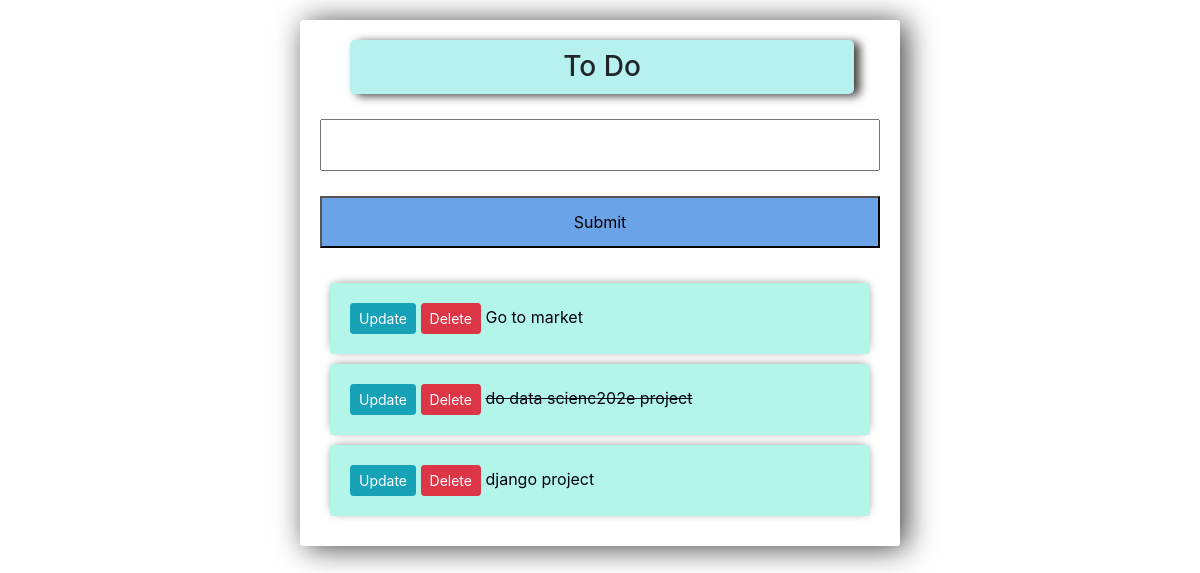
Before: / with the older database file.
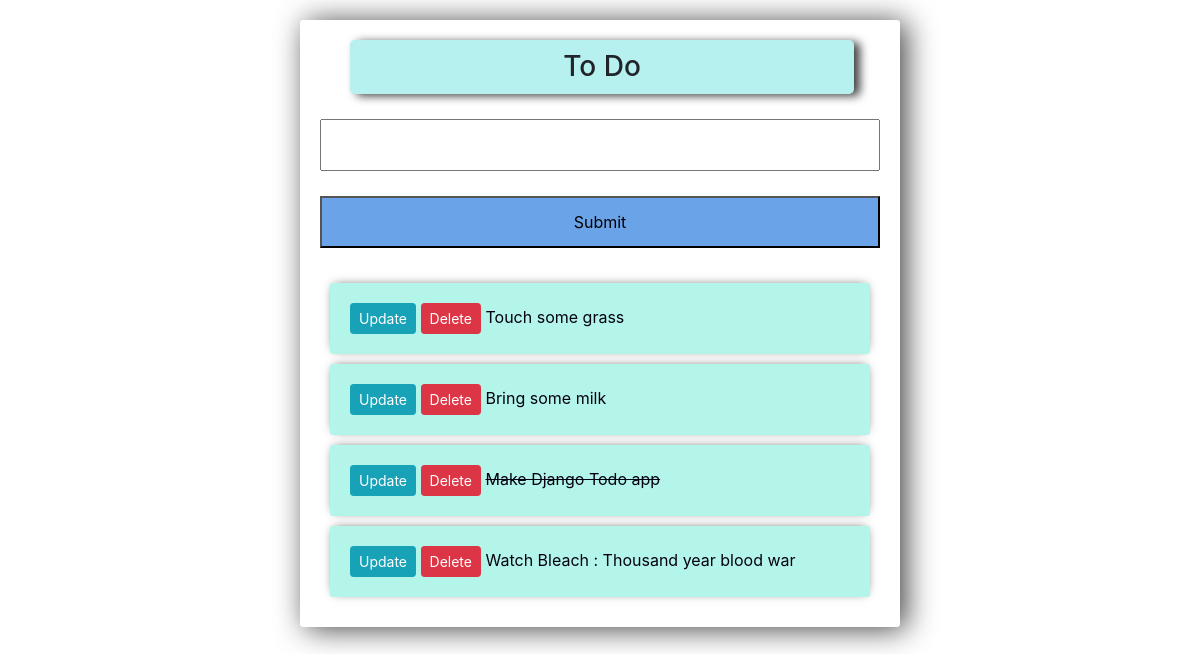
After: the same page with the newer database file.
### tasks/models.py (models this page shows)
class Task(models.Model):
    title = models.CharField(max_length=200)
    complete = models.BooleanField(default=False)
    created = models.DateTimeField(auto_now_add=True)
    def __str__(self):
        return self.title

### tasks/views.py (the view)
# urls.py: path('', views.index, name='list'),
def index(request):
    tasks = Task.objects.all()
    form = TaskForm()
    if request.method == 'POST':
        form = TaskForm(request.POST)
        if form.is_valid():
            form.save()
            return redirect('/')
    context = {'tasks': tasks, 'form': form}
    return render(request, 'tasks/list.html', context)

### tasks/forms.py
class TaskForm(forms.ModelForm):
    class Meta:
        model = Task
        fields = '__all__'

### tasks/templates/tasks/list.html (shortened to what this page needs)
<!DOCTYPE html>
{% load static %}
<html lang="en">
<head>
    <link rel="stylesheet" href="{% static 'tasks/css/style.css' %}">
    <link rel="stylesheet" href="https://stackpath.bootstrapcdn.com/bootstrap/4.3.1/css/bootstrap.min.css">
</head>
<body>
<div class="center-column">
    <h3 class="header"> To Do</h3>
    <form method='post' action="/" class="form_det">
                {{ form.title }}
        <input type="submit" name="Create Task" class =submit>
    </form>
    {% for task in tasks %}
    <div class="item-row">
        <a class="btn btn-sm btn-info" href="{% url 'update_task' task.id %}">Update</a>
        <a class="btn btn-sm btn-danger" href="{% url 'delete' task.id %}">Delete</a>
        {% if task.complete == True %}
        <strike>{{ task }}</strike>
        {% else %}
        <span>  {{ task }}</span>
        {% endif %}
    </div>
    {% endfor %}
</div>
</body>
</html>

### static/tasks/css/style.css (style rules this page uses)
body { background-image: url(../images/bg9.jpg ); background-repeat: no-repeat; background-size: cover; }
input, cancel { width: 100%; padding: 12px 20px; margin: 8px 0; box-sizing: border-box; margin-bottom: 25px !important; }
input::placeholder { color: red !important; }
.submit { background-color: #6BA3E8; }
.center-column { background-color: #b3f5e8; width:600px; margin: 20px auto; padding:20px; background-color: #fff; border-radius: 3px; box-shadow: 6px 2px 30px 0px rgba(0,0,0,0.75); }
.item-row { background-color: #b3f5e8; margin: 10px; padding: 20px; border-radius: 3px; color: #050112; font-size: 16px; box-shadow: 0px -1px 10px -4px rgba(0,0,0,0.75); }
.btn-danger { background-color:#e6606e ; border-color: #e59400; }
h3 { width:90%; text-align:center; margin: 20px 30px; margin-bottom: 25px !important; padding:10px 5px; background-color : #b6f0ef !important; border-radius: 5px; box-shadow: 6px 2px 10px 0px rgba(0,0,0,0.75); }

Changed rows visible on the page:
removed Task: title "Go to market"
removed Task: title "do data scienc202e project"
removed Task: title "django project"
added Task: title "Touch some grass"
added Task: title "Bring some milk"
added Task: title "Make Django Todo app"
added Task: title "Watch Bleach : Thousand year blood war"
